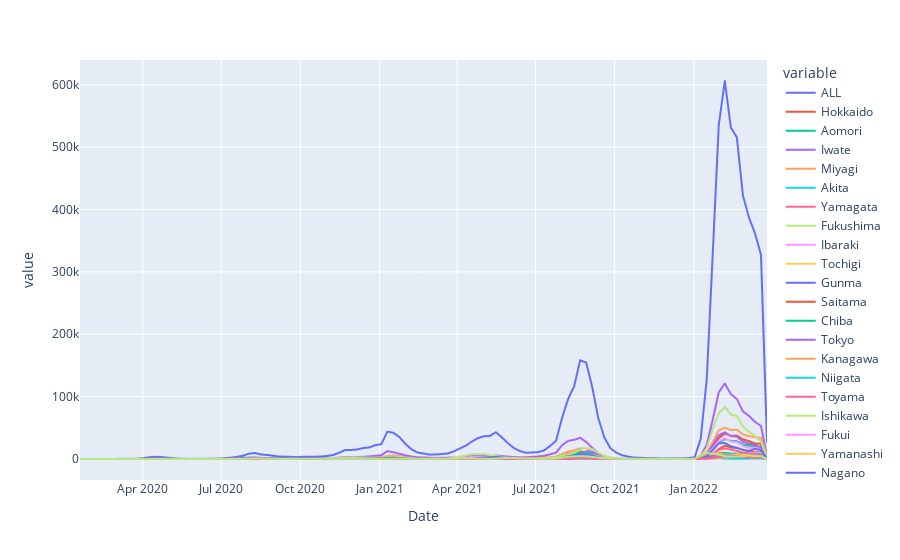

Notebook code cell kept with this figure:
### Markdown cell above
### weekly

### Code cell
px.line(df_gr,)
